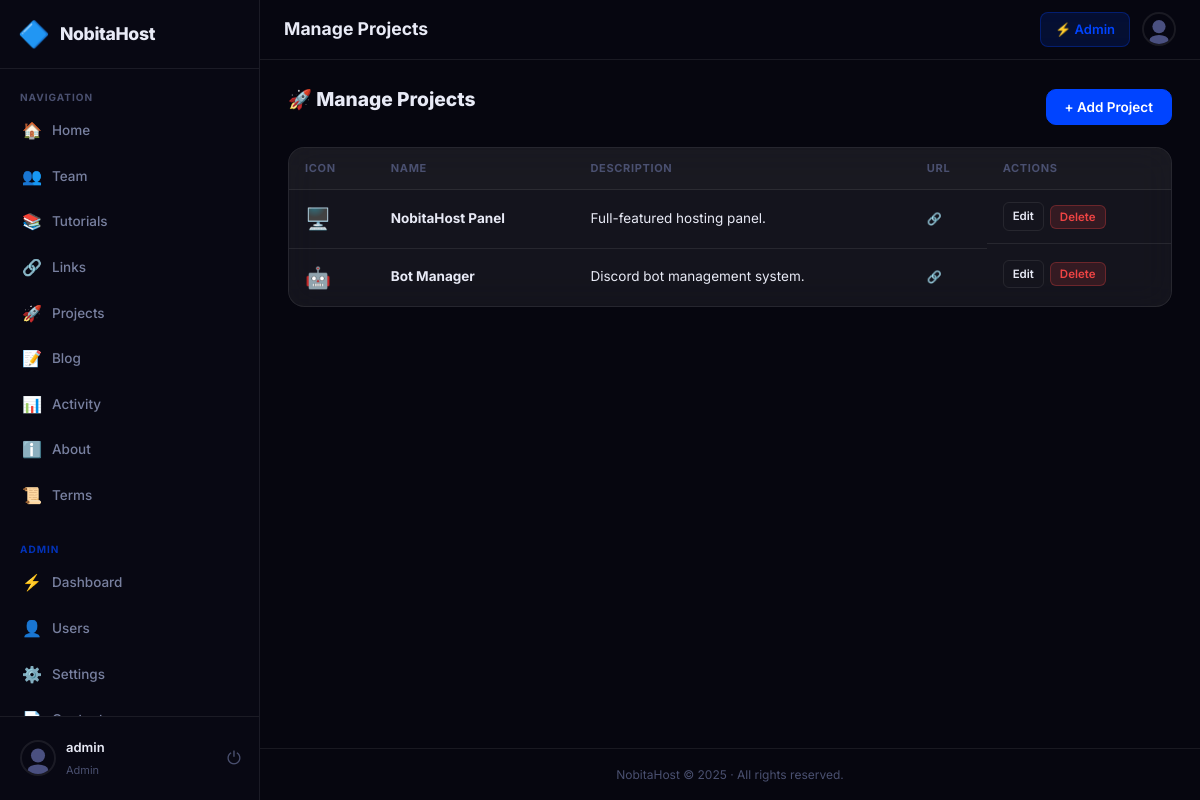
Screenshot of /index.php?page=admin-projects (signed in) with the database file from the repository.
### tables this page shows
CREATE TABLE users (
      id INTEGER PRIMARY KEY AUTOINCREMENT,
      username TEXT UNIQUE NOT NULL,
      email TEXT UNIQUE NOT NULL,
      password TEXT NOT NULL,
      role TEXT NOT NULL DEFAULT 'user',
      status TEXT NOT NULL DEFAULT 'active',
      owner_id INTEGER DEFAULT NULL,
      profile_pic TEXT DEFAULT '',
      bio TEXT DEFAULT '',
      two_factor_enabled INTEGER NOT NULL DEFAULT 0,
      two_factor_secret TEXT DEFAULT NULL,
      is_demo INTEGER NOT NULL DEFAULT 0,
      last_login TEXT,
      last_ip TEXT DEFAULT '',
      created_at TEXT NOT NULL DEFAULT (datetime('now'))
    );

CREATE TABLE projects (
      id INTEGER PRIMARY KEY AUTOINCREMENT,
      name TEXT NOT NULL,
      description TEXT DEFAULT '',
      url TEXT DEFAULT '',
      button TEXT DEFAULT 'View Project',
      icon TEXT DEFAULT '🚀',
      sort_order INTEGER NOT NULL DEFAULT 0,
      created_at TEXT NOT NULL DEFAULT (datetime('now'))
    );

CREATE TABLE content_pages (
      id INTEGER PRIMARY KEY AUTOINCREMENT,
      slug TEXT UNIQUE NOT NULL,
      title TEXT NOT NULL,
      content TEXT DEFAULT '',
      updated_at TEXT,
      updated_by INTEGER
    );

### index.php (called while the page is built, shortened)
<?php
require_once __DIR__ . '/auth.php';
require_once __DIR__ . '/settings.php';
require_once __DIR__ . '/helpers.php';
require_once __DIR__ . '/mailer.php';
$page = $_GET['page'] ?? 'home';
$routes = [
    'login'        => ['pages/auth/login.php',     false, false],
    'register'     => ['pages/auth/register.php',  false, false],
    'logout'       => ['pages/auth/logout.php',    false, false],
    'forgot'       => ['pages/auth/forgot.php',    false, false],
    'reset'        => ['pages/auth/reset.php',     false, false],
    'verify-2fa'   => ['pages/auth/verify-2fa.php',false, false],
    'home'         => ['pages/user/home.php',         true, false],
    'profile'      => ['pages/user/profile.php',      true, false],
    'team'         => ['pages/user/team.php',          true, false],
    'about'        => ['pages/user/about.php',         true, false],
    'tutorials'    => ['pages/user/tutorials.php',     true, false],
    'projects'     => ['pages/user/projects.php',      true, false],
    'links'        => ['pages/user/links.php',         true, false],
    'activity'     => ['pages/user/activity.php',      true, false],
    'blog'         => ['pages/user/blog.php',          true, false],
    'blog-post'    => ['pages/user/blog-post.php',     true, false],
    'terms'        => ['pages/user/terms.php',         true, false],
    'admin'        => ['pages/admin/dashboard.php',   true, true],
    'admin-users'  => ['pages/admin/users.php',       true, true],
    'admin-settings' => ['pages/admin/settings.php', true, true],
    'admin-content'  => ['pages/admin/content.php',  true, true],
    'admin-tutorials'=> ['pages/admin/tutorials.php', true, true],
    'admin-blog'     => ['pages/admin/blog.php',      true, true],
    'admin-activity' => ['pages/admin/activity.php',  true, true],
    'admin-roles'    => ['pages/admin/roles.php',     true, true],
    'admin-links'    => ['pages/admin/links.php',     true, true],
    'admin-projects' => ['pages/admin/projects.php',  true, true],
];
[$file, $needsAuth, $needsAdmin] = $routes[$page];
$filePath = __DIR__ . '/' . $file;
include $filePath;

### helpers.php (called while the page is built, shortened)
<?php
function h(string $str): string {
    return htmlspecialchars($str, ENT_QUOTES | ENT_HTML5, 'UTF-8');
}
function avatarUrl(?string $profilePic, string $username): string {
    return 'public/img/avatar.svg';
}

### auth.php (called while the page is built, shortened)
<?php
function currentUser(): ?array {
    $db   = getDB();
    $stmt = $db->prepare("SELECT * FROM users WHERE id = ?");
    $stmt->execute([$_SESSION['user_id']]);
    $u = $stmt->fetch();
    return $u;
}
function requireLogin(): array {
    $user = currentUser();
    return $user;
}
function requireAdmin(): array {
    $user = requireLogin();
    return $user;
}
function isAdmin(?array $user): bool {
    return $user && $user['role'] === 'admin';
}

### settings.php (called while the page is built, shortened)
<?php
function getContentPage(string $slug): ?array {
    $db   = getDB();
    $stmt = $db->prepare("SELECT * FROM content_pages WHERE slug = ?");
    $stmt->execute([$slug]);
    return $stmt->fetch() ?: null;
}

### pages/admin/projects.php (the view, shortened to what this page needs)
<?php
$user   = requireAdmin();
$pageId = 'admin-projects';
$db     = getDB();
$projects = $db->query("SELECT * FROM projects ORDER BY sort_order, id")->fetchAll();
?>
<div class="admin-projects">
  <div class="section-header">
    <h2 class="section-title">🚀 Manage Projects</h2>
    <button class="btn btn-primary" onclick="document.getElementById('createModal').classList.add('open')">+ Add Project</button>
  </div>
  <div class="card table-card">
    <div class="table-wrap">
      <table class="data-table">
        <thead><tr><th>Icon</th><th>Name</th><th>Description</th><th>URL</th><th>Actions</th></tr></thead>
        <tbody>
          <?php foreach ($projects as $p): ?>
          <tr>
            <td class="icon-cell"><?= h($p['icon']) ?></td>
            <td><strong><?= h($p['name']) ?></strong></td>
            <td><?= h(mb_strimwidth($p['description'],0,60,'...')) ?></td>
            <td><?php if ($p['url']): ?><a href="<?= h($p['url']) ?>" target="_blank" class="link-text">🔗</a><?php endif; ?></td>
            <td class="actions-cell">
              <a href="index.php?page=admin-projects&edit=<?= $p['id'] ?>" class="btn btn-xs btn-outline">Edit</a>
              <form method="post" style="display:inline" onsubmit="return confirm('Delete?')">
                <button class="btn btn-xs btn-danger">Delete</button>
              </form>
            </td>
          </tr>
          <?php endforeach; ?>
        </tbody>
      </table>
    </div>
  </div>
</div>
<?php
include __DIR__ . '/../../views/layout.php';

### views/partials/sidebar.php (shortened to what this page needs)
<?php
$s         = $s ?? getSettings();
$user      = $user ?? currentUser();
$panelName = h($s['panel_name'] ?? 'NobitaHost');
$logoType  = $s['logo_type'] ?? 'emoji';
$logoEmoji = h($s['logo_emoji'] ?? '🔷');
$logoUrl   = h($s['logo_url'] ?? '');
$isAdmin   = isAdmin($user);
$pageId    = $pageId ?? '';
$navItems = [
    ['icon'=>'🏠','label'=>'Home',      'page'=>'home'],
    ['icon'=>'👥','label'=>'Team',       'page'=>'team'],
    ['icon'=>'📚','label'=>'Tutorials',  'page'=>'tutorials'],
    ['icon'=>'🔗','label'=>'Links',      'page'=>'links'],
    ['icon'=>'🚀','label'=>'Projects',   'page'=>'projects'],
    ['icon'=>'📝','label'=>'Blog',       'page'=>'blog'],
    ['icon'=>'📊','label'=>'Activity',   'page'=>'activity'],
    ['icon'=>'ℹ️', 'label'=>'About',     'page'=>'about'],
    ['icon'=>'📜','label'=>'Terms',      'page'=>'terms'],
];
$adminItems = [
    ['icon'=>'⚡','label'=>'Dashboard',  'page'=>'admin'],
    ['icon'=>'👤','label'=>'Users',      'page'=>'admin-users'],
    ['icon'=>'⚙️', 'label'=>'Settings',  'page'=>'admin-settings'],
    ['icon'=>'📄','label'=>'Content',    'page'=>'admin-content'],
    ['icon'=>'🎥','label'=>'Tutorials',  'page'=>'admin-tutorials'],
    ['icon'=>'✏️', 'label'=>'Blog',      'page'=>'admin-blog'],
    ['icon'=>'🔗','label'=>'Links',      'page'=>'admin-links'],
    ['icon'=>'🚀','label'=>'Projects',   'page'=>'admin-projects'],
    ['icon'=>'📋','label'=>'Activity',   'page'=>'admin-activity'],
];
?>
<aside class="sidebar" id="sidebar">
  <div class="sidebar-header">
    <a href="index.php?page=home" class="sidebar-brand">
      <?php if ($logoType === 'image' && $logoUrl): ?>
        <img src="<?= $logoUrl ?>" alt="logo" class="brand-logo-img">
      <?php else: ?>
        <span class="brand-logo-emoji"><?= $logoEmoji ?></span>
      <?php endif; ?>
      <span class="brand-name"><?= $panelName ?></span>
    </a>
  </div>
  <nav class="sidebar-nav">
    <div class="nav-section">
      <span class="nav-section-label">Navigation</span>
      <?php foreach ($navItems as $item): ?>
      <a href="index.php?page=<?= $item['page'] ?>"
         class="nav-item <?= ($pageId === $item['page']) ? 'active' : '' ?>">
        <span class="nav-icon"><?= $item['icon'] ?></span>
        <span class="nav-label"><?= $item['label'] ?></span>
      </a>
      <?php endforeach; ?>
    </div>
    <?php if ($isAdmin): ?>
    <div class="nav-section nav-admin">
      <span class="nav-section-label">Admin</span>
      <?php foreach ($adminItems as $item): ?>
      <a href="index.php?page=<?= $item['page'] ?>"
         class="nav-item <?= ($pageId === $item['page']) ? 'active' : '' ?>">
        <span class="nav-icon"><?= $item['icon'] ?></span>
        <span class="nav-label"><?= $item['label'] ?></span>
      </a>
      <?php endforeach; ?>
    </div>
    <?php endif; ?>
  </nav>
  <div class="sidebar-footer">
    <a href="index.php?page=profile" class="sidebar-user">
      <img src="<?= h(avatarUrl($user['profile_pic'] ?? '', $user['username'])) ?>"
           alt="avatar" class="sidebar-avatar" onerror="this.src='public/img/avatar.svg'">
      <div class="sidebar-user-info">
        <span class="sidebar-username"><?= h($user['username']) ?></span>
        <span class="sidebar-role <?= h($user['role']) ?>"><?= ucfirst(h($user['role'])) ?></span>
      </div>
    </a>
    <a href="index.php?page=logout" class="sidebar-logout" title="Logout">⏻</a>
  </div>
</aside>

### views/partials/footer.php
<?php
$s         = $s ?? getSettings();
$panelName = h($s['panel_name'] ?? 'NobitaHost');
$footerPage = getContentPage('footer');
$footerText = $footerPage ? $footerPage['content'] : "{$panelName} &copy; " . date('Y');
?>
<footer class="app-footer">
  <p><?= $footerText ?></p>
</footer>

### rows the page displays
users: username "admin", role "Admin"
projects: icon "🖥️", name "NobitaHost Panel", description "Full-featured hosting panel."
projects: icon "🤖", name "Bot Manager", description "Discord bot management system."
content_pages: content "NobitaHost © 2025 · All rights reserved."

### other values shown
$logoEmoji "🔷"
$panelName "NobitaHost"
$item['icon'] "🏠"
$item['label'] "Home"
$item['icon'] "👥"
$item['label'] "Team"
$item['icon'] "📚"
$item['label'] "Tutorials"
$item['icon'] "🔗"
$item['label'] "Links"
$item['icon'] "🚀"
$item['label'] "Projects"
$item['icon'] "📝"
$item['label'] "Blog"
$item['icon'] "📊"
